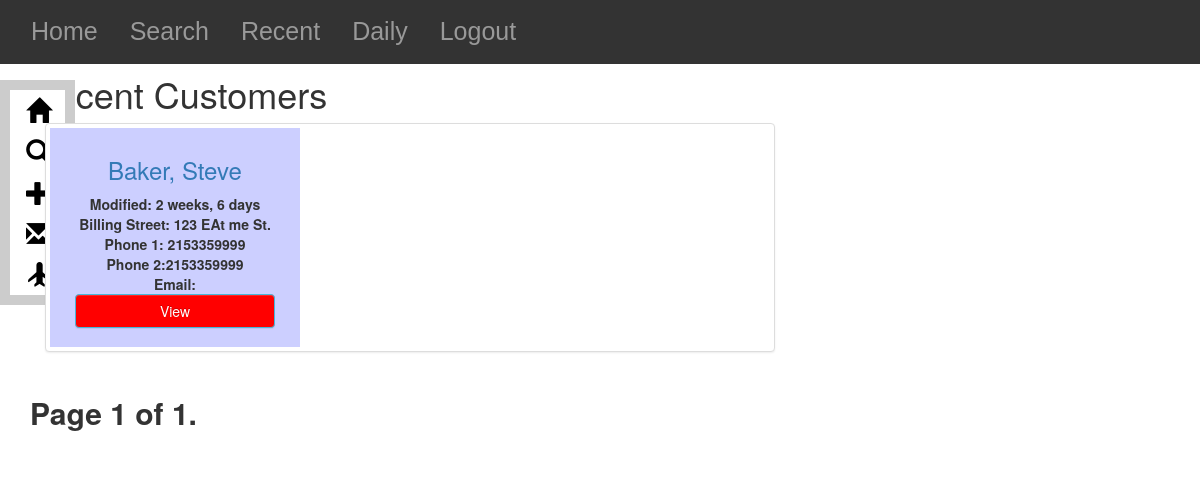
The page /customers/customer_list/ on the database as committed earlier.
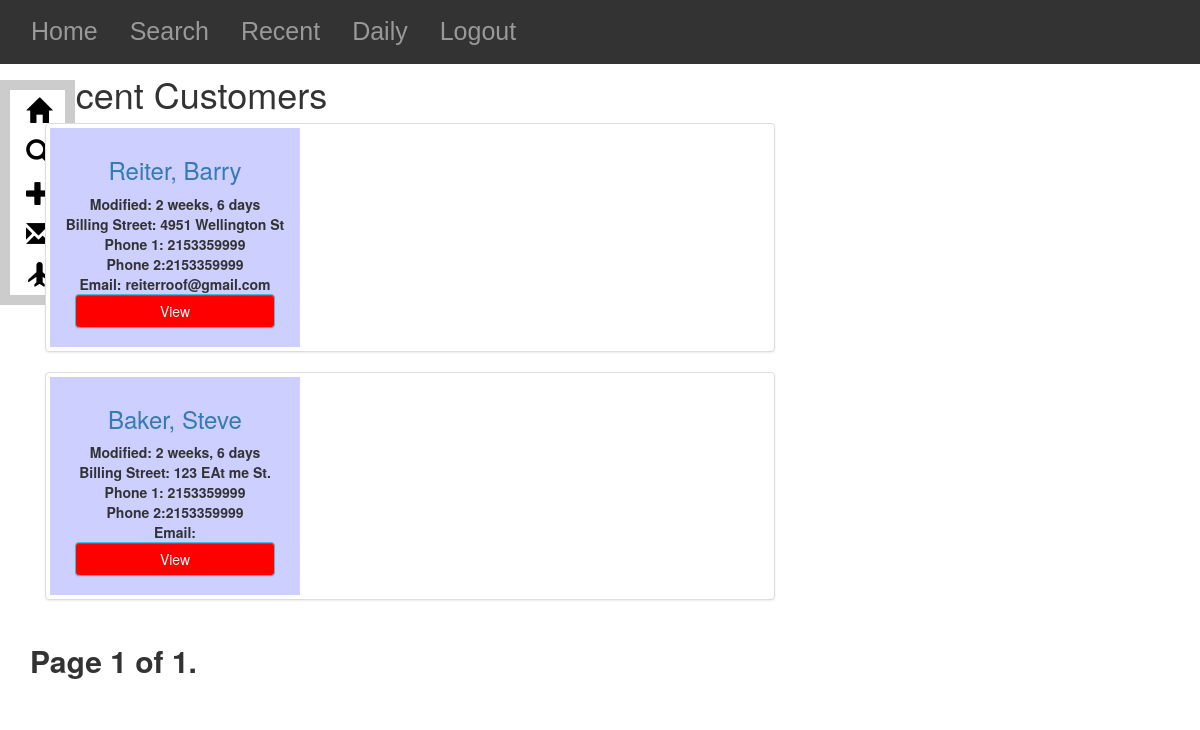
The same page on the database as committed later.
### Customers/models.py (models this page shows, shortened)
class Customer(models.Model):
    user = models.ForeignKey(settings.AUTH_USER_MODEL, default=1)
    modified_by=models.CharField(max_length=50,default=1)
    firstName = models.CharField(max_length=20)
    lastName = models.CharField(max_length=20)
    fullName = models.CharField(max_length=50, blank=True)
    billStreet = models.CharField(max_length=25)
    billCity = models.CharField(max_length=20)
    billState = models.CharField(max_length=2)
    billZip = models.CharField(max_length=5)
    latlng = models.CharField(blank=True, max_length=100, default = '')
    lat = models.FloatField(blank=True,max_length=100, default = '')
    lng = models.FloatField(blank=True, max_length=100, default='')
    phone1 = models.CharField(max_length=20)
    phone2 = models.CharField(max_length=20, blank=True)
    email = models.EmailField(max_length=50, blank=True)
    source = models.CharField(choices=SOURCE_CHOICES, max_length=20, default=NOTAPP)
    created = models.DateTimeField(auto_now=False, auto_now_add=True)
    modified = models.DateTimeField(auto_now=True, auto_now_add=False)
    def get_absolute_url(self):
        return reverse("customers:detail", kwargs={"id": self.id})
    class Meta:
        ordering = ["-created", "-modified"]

### Customers/views.py (the view)
def customer_list(request):
    queryset_list = Customer.objects.all()
    paginator = Paginator(queryset_list, 2) # show 15 customers per page
    page_request_var = "page"
    page = request.GET.get(page_request_var)
    try:
        queryset = paginator.page(page)
    except PageNotAnInteger:
        queryset = paginator.page(1)
    except EmptyPage:
        queryset = paginator.page(paginator.num_pages)
    context = {
            "title":"Recent Customers",
            "object_list": queryset,
            "page_request_var":page_request_var,
        }
    return render(request, "customer_list.html", context)

### Customers/templates/customer_list.html (shortened to what this page needs)
{% extends "base.html" %}
{% block content %}
<h1>{{ title }}</h1>
<div class="customer_list_div">
    {% for obj in object_list %}
    <div class="col-md-8">
        <div class="thumbnail">
            <div class="caption">
                <h3><a href="{{ obj.get_absolute_url}}">{{obj.lastName}}, {{obj.firstName}}</a></h3>
                <strong>Modified: {{ obj.modified|timesince }}<br/>
                <strong>Billing Street:</strong> {{obj.billStreet}}<br/>
                <strong>Phone 1:</strong> {{obj.phone1}}<br/>
                <strong>Phone 2:</strong>{{obj.phone2}}<br/>
                <strong>Email:</strong> {{obj.email}}<br/>
                <p><a href="{{ obj.get_absolute_url }}" class="btn btn-info" id="btnViewCustomer" role="button">View</a></p>
            </div>
        </div>
    </div>
    {% endfor %}
    <div>
<div class="pagination col-md-8">
    <span class="step-links">
        <span class="current">
            Page {{ object_list.number }} of {{ object_list.paginator.num_pages }}.
        </span>
    </span>
</div>
</div>
</div>
{% endblock content %}

### Customers/templates/base.html (shortened to what this page needs)
{% load static from staticfiles %}
<html>
    <head>
        <link rel="stylesheet" href="https://maxcdn.bootstrapcdn.com/bootstrap/3.3.6/css/bootstrap-theme.min.css"
>
        <link rel="stylesheet" href='{% static "css/base.css" %}'/>
        <link rel="stylesheet" href="https://maxcdn.bootstrapcdn.com/bootstrap/3.3.6/css/bootstrap.min.css"
>
    </head>
    <body>
        <div id="topNav" class="topNav">
            <ul class="topNav col-md-12">
                <li><a href="{% url 'customers:index' %}">Home</a></li>
                <li><a href="/customers/search">Search</a></li>
                <li><a href="{% url 'customers:list' %}">Recent</a></li>
                <li><a href="{% url 'customers:daily' %}">Daily</a></li>
                <li><a href="#">Logout</a></li>
            </ul>
        </div>
        <div id="sideNav" class="sideNav col-md-2">
            <ul class="sidenav col-lg-2">
                <li><a href="{% url 'customers:index' %}"> <span class="glyphicon glyphicon-home" aria-hidden="true"></span></a></li>
                <li><a href="/customers/search"> <span class="glyphicon glyphicon-search" aria-hidden="true"></span></a></li>
                <li><a href="{% url 'customers:create' %}"> <span class="glyphicon glyphicon-plus" aria-hidden="true"></span></a></li>
                <li><a href="https://www.gmail.com/"> <span class="glyphicon glyphicon-envelope" aria-hidden="true"></span></a></li>
                <li><a href="https://explorer.pictometry.com/login.php"> <span class="glyphicon glyphicon-plane" aria-hidden="true"></span></a></li>
            </ul>
        </div>
        <div id="main">
            <div id="content-block" class="container">
                {% block content %}
                {% endblock content %}
            </div>
        </div>
    </body>
</html>

### static/css/base.css (style rules this page uses)
h1 { color:#777777; }
.thumbnail div { background-color:#CCCFFF; text-align:center; width:250px; }
h3 { style:italic; }
#btnViewCustomer { width:200px; background-color:red; }
#topNav { color: white; background:#CCC; }
.topNav ul { list-style-type:none; overflow:hidden; background-color:#333; }
.topNav ul li { float:left; }
.topNav ul li a { font-family:"Arial", Arial, Veranda; font-size:25px; display: block; color: #999; text-align:center; padding: 14px 16px; text-decoration: none; }
#sideNav { margin-top:80px; float: left; color: white; background:#CCC; position:fixed; width:75px; padding:10px 10px 10px 10px; }
.sideNav ul { text-align:center; background:#FFF; list-style-type: none; margin:0px; padding:0px; width:100%; }
.sideNav ul li a { font-family:"Arial", Arial, Veranda; font-size:25px; display: block; color: #000; padding: 8px 16px 8px 16px; text-decoration: none; }
.current { font-size:30px; }

Rows that differ between the two databases and show on the page:
added Customer: lastName "Reiter", firstName "Barry", modified "2 weeks, 6 days", billStreet "4951 Wellington St", phone1 "2153359999", phone2 "2153359999", email "reiterroof@gmail.com"
